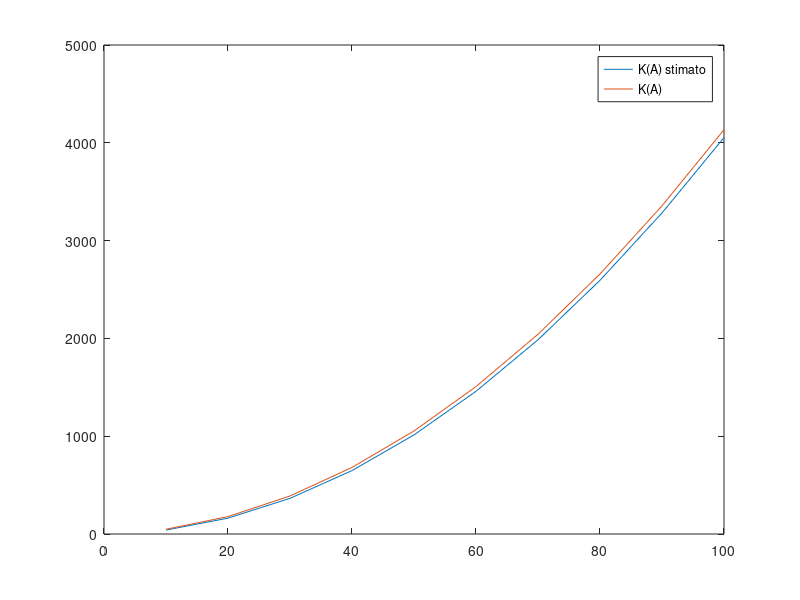

Write MATLAB code to recreate this figure. (Note: this script raises an error after producing the figure.)
clear
clc
close all

%% 1

% sapendo che gli autovalori di A: lambda_j(A) = 2 + 2*(cos(pi*j/(n+1)))
% per j = 1:n, lambda_1(A) > ··· > lambda_n(A)
% sapendo che il numero di condizionamento spettrale è dato dal rapporto
% fra l'autovalore di modulo massimo e l'autovalore di modulo minimo
% sapendo (dall'esercizio precedente) che A è SDN, quindi 
% la stima del numero di condizionamento spettrale K(A) di A in funzione di
% n per n-->+inf è:
% - j = 1: lim_n-->+inf lambda_1(A) = 2 + 2*(cos(pi/(n+1)))
%          lambda_1(A) = 2 + 2*(cos(0))
%          lambda_1(A) = 4
% - j = n: lim_n-->+inf lambda_n(A) = 2 + 2*(cos(pi*n/(n+1)))
%          lambda_n(A) = 2 + 2*(cos(pi))
%          lambda_n(A) = 0
%          NON POSSO DIVIDERE PER 0 --> espando in serie di Taylor il cos
%          cos(pi*x) = 1 − (pi*x)^2 / 2 + o(x^3)
%          cos(pi*n/(n+1)) = cos(pi*(1 - 1/(n+1)) = cos(pi - pi/(n+1))
%          cos(pi-x) = -cos(x)
%          cos(pi*n/(n+1)) = -cos(pi/(n+1)) = -(1 - (pi/(n+1))^2 / 2)
%          lim_n-->+inf lambda_n(A) = 2 + 2*(-1 + (pi/(n+1))^2 / 2)
%          lim_n-->+inf lambda_n(A) = (pi/(n+1))^2 = pi^2 / (n+1)^2
%          lambda_n(A) = pi^2 / n^2
% stima di K(A) = 4n^2 / pi^2

%% 2

% definisco il passo/numero di iterazioni N e inizializzo il vettore dei
% numeri di condizionamento spettrali
N = 10;
K = zeros(N, 1);

% per ogni iterazione
for ii = 1:N
    % definisco la dimensione del sistemo e genero A
    n = 10*ii;
    A = diag(2*(ones(n, 1))) ...
        - diag(ones(n-1, 1), -1)...
        - diag(ones(n-1, 1), 1);
    % calcolo il valore assoluto degli autovalori e divido il massimo per
    % il minimo (li salvo in un vettore per non doverli calcolare 2 volte)
    absEigA = abs(eig(A));
    K(ii) = max(absEigA)/min(absEigA);
end

% calcolo per ogni dimensione il numero di condizionamento spettrale
% stimato
n = 10 * (1:N);
K_est = 4 * n.^2 / pi^2;

% plotto
plot(n, K_est, n, K)
legend("K(A) stimato", "K(A)")

%% 3

% essendo la matrice tridiagonale (e lo sappiamo a priori) conviene
% utilizzare il metodo di Thomas O(8n), mentre la fattorizzazione LU è
% O(3/2 n)

%% 4

% per il calcolo del determinante posso ricordare che esso è una funzione
% moltiplicativa: det(A) = det(L)*det(U)
% sapendo a priori che la matrice è tridiagonale posso applicare la
% fattorizzazione di Thomas
% dato che sulla diagonale di L ci sono solo 1 il suo determinante è 1
% il determinante di A è quindi il determinante di U
% sulla diagonale di U ci sono gli elementi alpha, per calcolarli ho
% bisogno degli elementi delta
% devo quindi solo fattorizzare A e poi fare la produttoria degli elementi
% sulla diagonale di U
% sono:
% - (n-1) divisioni per calcolare delta
% - (n-1) sottrazioni e (n-1) moltiplicazioni per calcolare alpha
% - (n-1) moltiplicazioni per la produttoria
% il calcolo del determinante per matrici tridiagonali è O(4n), con 4n-4
% operazioni

% definisco una matrice tridiagonale arbitratia con soluzione esatta nota
% genero un vettore di termini noti
n = 10;
A = 2 * eye(n) - diag(ones(n-1, 1), 1) - diag(ones(n-1, 1), -1);
x_ex = ones(n, 1);
b = A * x_ex;

% calcolo con la funzione appena descritta
detA = detTriadiag(A);

% verifico che sia uguale al determinante calcolato da matlab
isequal(detTriadiag(A), det(A));


%% 5

% definisco matrice, vettore soluzione e termine noto come da testo
n = 100;
A = 2 * eye(n) - diag(ones(n-1, 1), 1) - diag(ones(n-1, 1), -1);
x_ex = ones(n, 1);
b = A * x_ex;

% costruisco il vettore c dato dal testo
c = rand(size(b));
c = c / norm(c);

% genero le perturbazioni su b
delta_b = 1e-6 * c;

% calcolo la soluzione perturbata e l'errore assoluto
x_pert = A \ (b + delta_b);
delta_x = x_pert - x_ex;

% calcolo l'errore relativo
err_rel = norm(delta_x) / norm(x_ex);

% essendo le perturbazioni su A nulle l'errore stimato è maggiorato come:
% err_rel_stim = cond(A) * norm(delta_b) / norm(b)

% calcolandolo verifichiamo che è una stima molto generosa
err_rel_stim = cond(A) * norm(delta_b) / norm(b);